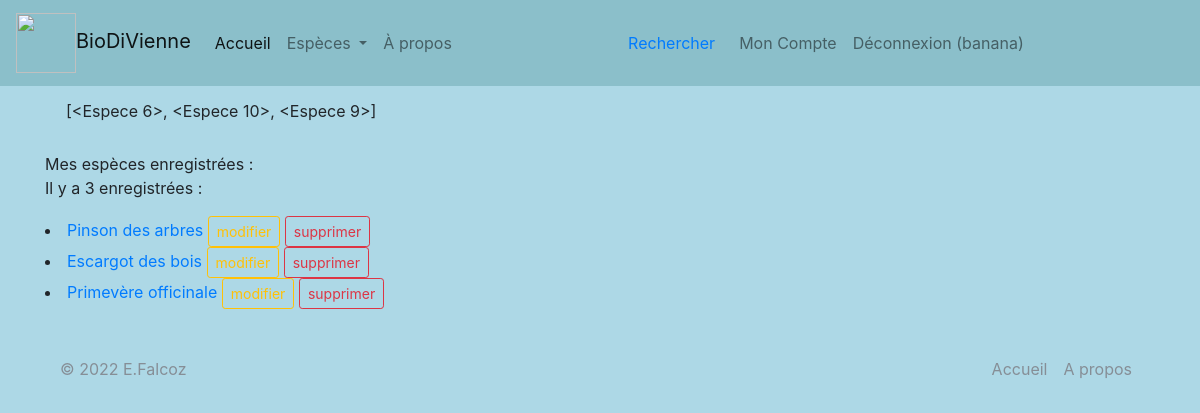
/moncompte (signed in), run on an earlier commit of the app's database.
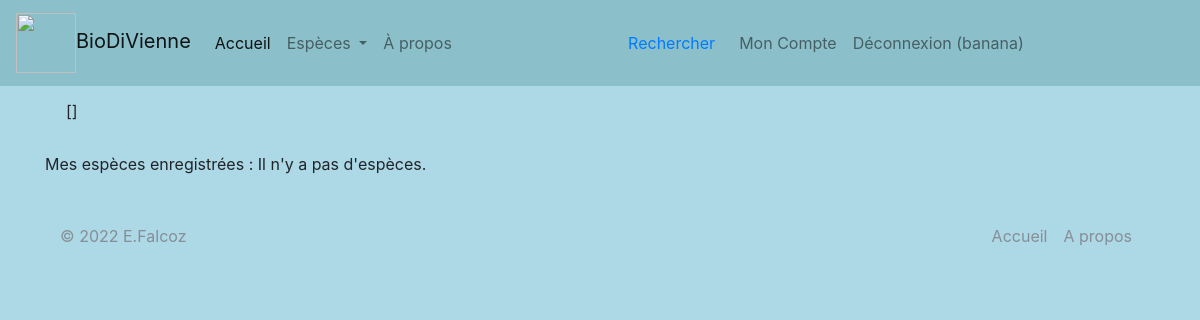
And on a later commit of the database.
### app25OK.py (models this page shows, shortened)
class User(UserMixin, db.Model):
    user_id = db.Column(db.Integer, unique=True, nullable=False, primary_key=True, autoincrement=True)
    user_nom = db.Column(db.Text, nullable=False)
    user_login = db.Column(db.String(45), nullable=False, unique=True)
    user_email = db.Column(db.Text, nullable=False)
    user_password = db.Column(db.String(100), nullable=False)
    authorships = db.relationship("Authorship", back_populates="user")

class Espece(db.Model):
    espece_id = db.Column(db.Integer, unique=True, nullable=False, primary_key=True, autoincrement=True)
    espece_fichier = db.Column(db.Text, unique=True, nullable=False)
    espece_regne = db.Column(db.Text, nullable=False)
    espece_nom_vernaculaire = db.Column(db.Text)
    espece_nom_latin = db.Column(db.Text)
    espece_description = db.Column(db.Text)
    espece_preoccupation = db.Column(db.Text)
    espece_droit_image = db.Column(db.Text)
    authorships = db.relationship("Authorship", back_populates="espece")

### app25OK.py (the view)
@app.route('/moncompte')
def mon_compte():
    especes_user = db.session.query(Espece)\
        .filter(Espece.espece_id == Authorship.authorship_espece_id)\
        .filter(User.user_id == Authorship.authorship_user_id)\
        .filter(User.user_id == current_user.user_id).all()
    flash(especes_user)
    return render_template('pages/moncompte.html', especes=especes_user)

### app25OK.py (called while the page is built)
@login.user_loader
def trouver_utilisateur_via_id(identifiant):
    return User.query.get(int(identifiant))

### templates/pages/moncompte.html (shortened to what this page needs)
{% extends "conteneur3.html" %}
{% block corps %}
<!DOCTYPE html>
<html lang="en">
<head>
</head>
<body>
    {% if action == "suppr" %}
        {% if statut == 0 %}
        <div class="alert alert-warning" role="alert">Erreur suppression. Veuillez réessayer.</div>
        {% else %}
        <div class="alert alert-success" role="alert">L'espèce a bien été supprimée.</div>
        {% endif %}
    {% else %}
    Mes espèces enregistrées :
        {% if especes|length == 0 %}
        Il n'y a pas d'espèces.
        {% elif especes|length == 1 %}
        <p>Il y a une espèce enregistrée :</p>
        {% else %}
        <p>Il y a {{ especes|length }} enregistrées :</p>
        {% endif %}
        {% for espece in especes %}
                        <li><a href="{{url_for('espece', espece_id=espece.espece_id)}}">{{espece.espece_nom_vernaculaire}}</a>
                            <a type="button" class="btn btn-outline-warning btn-sm" href="{{url_for('espece_modif', espece_id=espece.espece_id)}}">modifier</a>
                            <a type="button" class="btn btn-outline-danger btn-sm" href="{{url_for('espece_supp', espece_id=espece.espece_id)}}">supprimer</a>
                        </li>
            {% endfor %}
    {% endif %}
{% endblock %}

### templates/conteneur3.html (shortened to what this page needs)
<!DOCTYPE html>
<html lang="fr">
<head>
    <head>
    {% include "partials/css.html" %}
        <link rel="stylesheet" href="/static/css/style.css">
</head>
<body>
    <nav class="navbar navbar-expand-lg navbar-light" style="background-color: #8bbfca;">
        <a class="navbar-brand" href="{{url_for('accueil')}}"> <img class="d-inline-block" src="{{url_for('static', filename='images/pavot.png')}}" width="60" height="60" class="d-inline-block align-text-top"/>BioDiVienne</a>
        <ul class="navbar-nav mr-auto mt-2 mt-lg-0">
          <li class="nav-item active">
            <a class="nav-link" href="{{url_for('accueil')}}">Accueil</a>
          </li>
          <li class="nav-item dropdown nav-item">
            <a class="nav-link dropdown-toggle" href="#" id="EspecesDropdown" role="button" data-toggle="dropdown" aria-haspopup="true" aria-expanded="false">
              Espèces
            </a>
          </li>
            <li class="nav-item">
            <a class="nav-link" href="{{url_for('page_apropos')}}">À propos</a>
          </li>
        </ul>
        <form class="form-inline my-2 my-lg-0" action="{{url_for('recherche')}}" method="GET">
            <a class="nav-link" src="{{url_for('recherche')}}" href="{{url_for('recherche')}}">Rechercher</a>
        </form>
        <ul class="navbar-nav mr-auto">
            <ul class="navbar-nav mr-auto">
                {% if not current_user.is_authenticated %}
                  <li class="nav-item">
                    <a class="nav-link" href="{{url_for("inscription")}}">Inscription</a>
                  </li>
                  <li class="nav-item">
                    <a class="nav-link" href="{{url_for("connexion")}}">Connexion</a>
                  </li>
                {% else %}
                <li class="nav-item">
                <a class="nav-link" href="{{url_for("mon_compte")}}">Mon Compte</a>
                </li>
                  <li class="nav-item">
                    <a class="nav-link" href="{{url_for("deconnexion")}}">Déconnexion ({{current_user.user_nom}})</a>
                  </li>
                {% endif %}
            </ul>
    </nav>
      <div class="container">
        {% with messages = get_flashed_messages(with_categories=true) %}
          {% if messages %}
          <div class="row">
              <div class="col">
                {% for category, message in messages %}
                  <div class="alert alert-{{category}}" role="alert">{{ message }}</div>
                {% endfor %}
              </div>
          </div>
      </div>
          {% endif %}
        {% endwith %}
    <div class="container">
        <div class="row">
            <div class="col">
            {% block corps %}{% endblock %}
            </div>
        </div>
    </div>
</body>
<div class="container">
  <footer class="d-flex flex-wrap justify-content-between align-items-center py-3 my-4 border-top">
    <p class="col-md-4 mb-0 text-muted">&copy; 2022 E.Falcoz</p>
    <a name="favicon" href="static/images/pavot.png" class="col-md-4 d-flex align-items-center justify-content-center mb-3 mb-md-0 me-md-auto link-dark text-decoration-none">
      <svg class="bi me-2" width="40" height="32"><use xlink:href="#bootstrap"/></svg>
    </a>
    <ul class="nav col-md-4 justify-content-end">
      <li class="nav-item"><a href="{{url_for('accueil')}}" class="nav-link px-2 text-muted">Accueil</a></li>
      <li class="nav-item"><a href="{{url_for('page_apropos')}}" class="nav-link px-2 text-muted">A propos</a></li>
    </ul>
  </footer>
</div>
</html>

### templates/partials/css.html (shortened to what this page needs)
<link rel="stylesheet" href="{{ url_for('static', filename='css/bootstrap.css')}}">

### static/css/style.css (style rules this page uses)
body { background-color: lightblue; }
.container { background-image: none; }

What changed in the data, as far as the page shows it:
removed Espece: espece_nom_vernaculaire "Pinson des arbres"
removed Espece: espece_nom_vernaculaire "Escargot des bois"
removed Espece: espece_nom_vernaculaire "Primevère officinale"
Also different on the page:
{{ especes|length }}: "3" → (not shown)
text no longer shown: "Il y a enregistrées :"
text now shown: "Il n'y a pas d'espèces."
list line gone: "[<Espece 6>, <Espece 10>, <Espece 9>]"
